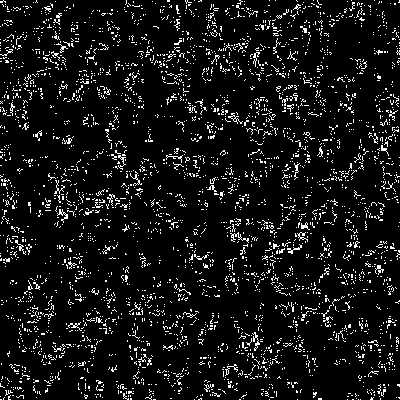
Frame 1 (no input)
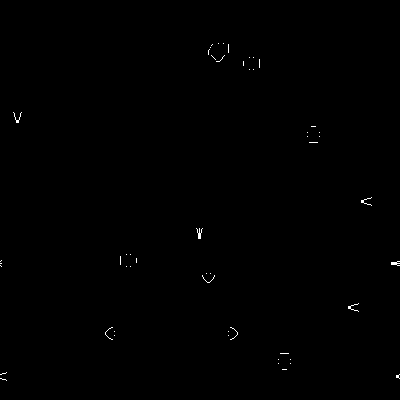
Frame 60 (the mouse pressed at the canvas centre just before this capture)
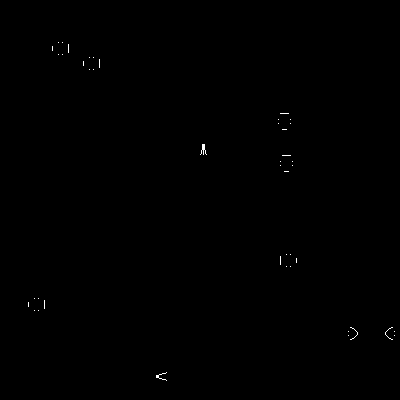
Frame 120 (the mouse held since frame 60 and released just before this capture)

The Processing sketch that drew these frames (run headless with seeded random() and noise(); from frame 60 on, the mouse is pressed at the canvas centre):

// Processing sketch: sketch_04_larger_than_life
// ── sketch_04_larger_than_life.pde
int size = 400;

//parâmetros
//tamanho da vizinhança
int range = 5;
//constantes nas condições de mudança de estado
int b1 = 9;
int b2 = 9;
int a1 = 9;
int a2 = 9;

//matrizes para as gerações atual e anterior
int A[][] = new int[size][size];
int B[][] = new int[size][size];

void settings() {
  size(size, size);
}

void setup() { //<>//
  background(0);
  //geramos uma distribuição aleatória de células
  for (int i = 0; i <size; i++) {
    for (int j = 0; j < size; j++) {
      //densidade 10%
      A[i][j] = (random(1) < 0.1) ? 1 : 0;
      B[i][j] = 0;
    }
  }
  //preenchemos a tela, pixel a pixel
  loadPixels();
  for (int i = 0; i < size; i++) {
    for (int j = 0; j < size; j++) {
      color c = (A[i][j] == 1) ? color(255) : color(0);
      pixels[i * size + j] = c;
    }
  }
  updatePixels();
}
 
void draw() {
  //varremos todas as células
  for (int i = 0; i <size; i++) { //<>//
    for (int j = 0; j < size; j++) {
      int sum = 0;
      //varremos a vizinhança
      for (int ii = -range; ii <= range; ii++){
        int xi = (ii + i + size) % size;
        for (int jj = -range; jj <= range; jj++){
          int yj =(jj + j + size) % size; //<>//
          sum += A[xi][yj];
        }
      }
      //aplicamos as regras
      //se a célula está viva e a soma da vizinhança satisfaz a condição de vida, ela permanece viva
      if (A[i][j] == 1 & sum >= a1 & sum <= a2){
        B[i][j] = 1;
      } else {
        //se a célula está morta e a soma da vizinhança satisfaz a condição de vida, ela fica viva 
        if (A[i][j] == 0 & sum >= b1 & sum <= b2){
          B[i][j] = 1;
        } else {
          //caso contrário, ela morre ou permanece morta
          B[i][j] = 0;
        }
      }
    }
  }
  //preenchemos a tela, pixel a pixel
  loadPixels();
  for (int i = 0; i <size; i++) {
    for (int j = 0; j < size; j++) {
      A[i][j] = B[i][j];
      color c = (A[i][j] == 1) ? color(255) : color(0);
      pixels[i * size + j] = c;
    }
  }
  updatePixels();
}
